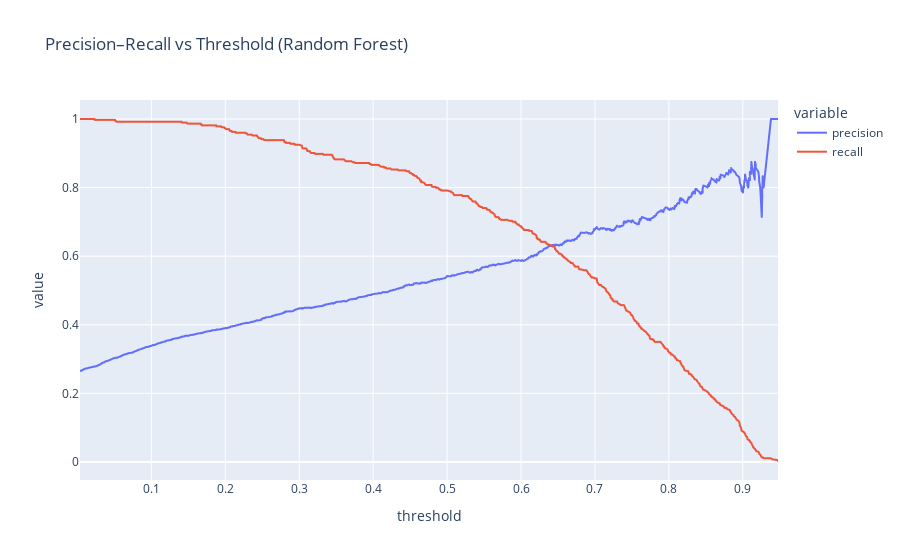

Notebook code for this chart:
### Code cell
precision, recall, thresholds = precision_recall_curve(y_test, y_proba_rf)

pr_df = pd.DataFrame({
    "threshold": thresholds,
    "precision": precision[:-1],
    "recall": recall[:-1]
})

px.line(
    pr_df,
    x="threshold",
    y=["precision", "recall"],
    title="Precision–Recall vs Threshold (Random Forest)"
)

### Figure 1 — Plotly figure (JSON) as saved in the notebook; plotly's stock layout.template omitted (floating-point values rounded to 4 significant figures; data arrays with more than 128 entries replaced by an {"elided": "..."} marker saying what was removed)
{"data": [{"hovertemplate": "variable=precision<br>threshold=%{x}<br>value=%{y}<extra></extra>", "legendgroup": "precision", "line": {"color": "#636efa", "dash": "solid"}, "marker": {"symbol": "circle"}, "mode": "lines", "name": "precision", "showlegend": true, "type": "scattergl", "x": {"elided": "1408 float values"}, "xaxis": "x", "y": {"elided": "1408 float values"}, "yaxis": "y"}, {"hovertemplate": "variable=recall<br>threshold=%{x}<br>value=%{y}<extra></extra>", "legendgroup": "recall", "line": {"color": "#EF553B", "dash": "solid"}, "marker": {"symbol": "circle"}, "mode": "lines", "name": "recall", "showlegend": true, "type": "scattergl", "x": {"elided": "1408 float values"}, "xaxis": "x", "y": {"elided": "1408 float values"}, "yaxis": "y"}], "layout": {"legend": {"title": {"text": "variable"}, "tracegroupgap": 0}, "title": {"text": "Precision–Recall vs Threshold (Random Forest)"}, "xaxis": {"anchor": "y", "domain": [0, 1], "title": {"text": "threshold"}}, "yaxis": {"anchor": "x", "domain": [0, 1], "title": {"text": "value"}}}}
